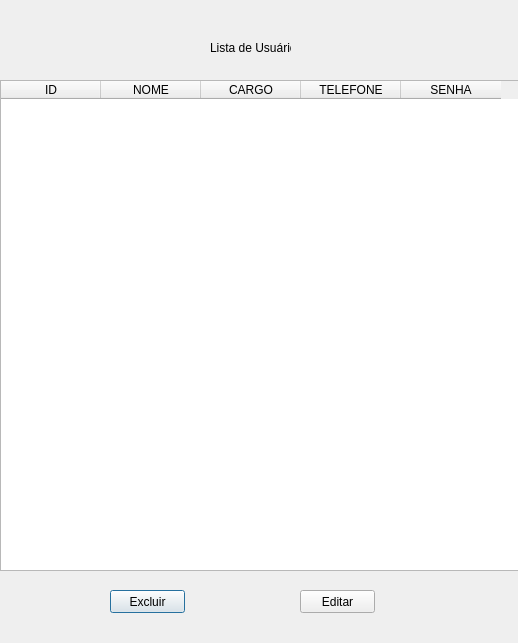
<?xml version="1.0" encoding="UTF-8"?>
<ui version="4.0">
 <class>Dialog</class>
 <widget class="QDialog" name="Dialog">
  <property name="geometry">
   <rect>
    <x>0</x>
    <y>0</y>
    <width>518</width>
    <height>643</height>
   </rect>
  </property>
  <property name="windowTitle">
   <string>Dialog</string>
  </property>
  <widget class="QTableWidget" name="tableWidget">
   <property name="geometry">
    <rect>
     <x>0</x>
     <y>80</y>
     <width>521</width>
     <height>491</height>
    </rect>
   </property>
   <column>
    <property name="text">
     <string>ID</string>
    </property>
   </column>
   <column>
    <property name="text">
     <string>NOME</string>
    </property>
   </column>
   <column>
    <property name="text">
     <string>CARGO</string>
    </property>
   </column>
   <column>
    <property name="text">
     <string>TELEFONE</string>
    </property>
   </column>
   <column>
    <property name="text">
     <string>SENHA</string>
    </property>
   </column>
  </widget>
  <widget class="QPushButton" name="pushButton">
   <property name="geometry">
    <rect>
     <x>110</x>
     <y>590</y>
     <width>75</width>
     <height>23</height>
    </rect>
   </property>
   <property name="text">
    <string>Excluir</string>
   </property>
  </widget>
  <widget class="QPushButton" name="pushButton_2">
   <property name="geometry">
    <rect>
     <x>300</x>
     <y>590</y>
     <width>75</width>
     <height>23</height>
    </rect>
   </property>
   <property name="text">
    <string>Editar</string>
   </property>
  </widget>
  <widget class="QLabel" name="label">
   <property name="geometry">
    <rect>
     <x>210</x>
     <y>40</y>
     <width>81</width>
     <height>16</height>
    </rect>
   </property>
   <property name="text">
    <string>Lista de Usuários</string>
   </property>
  </widget>
 </widget>
 <resources/>
 <connections/>
</ui>
